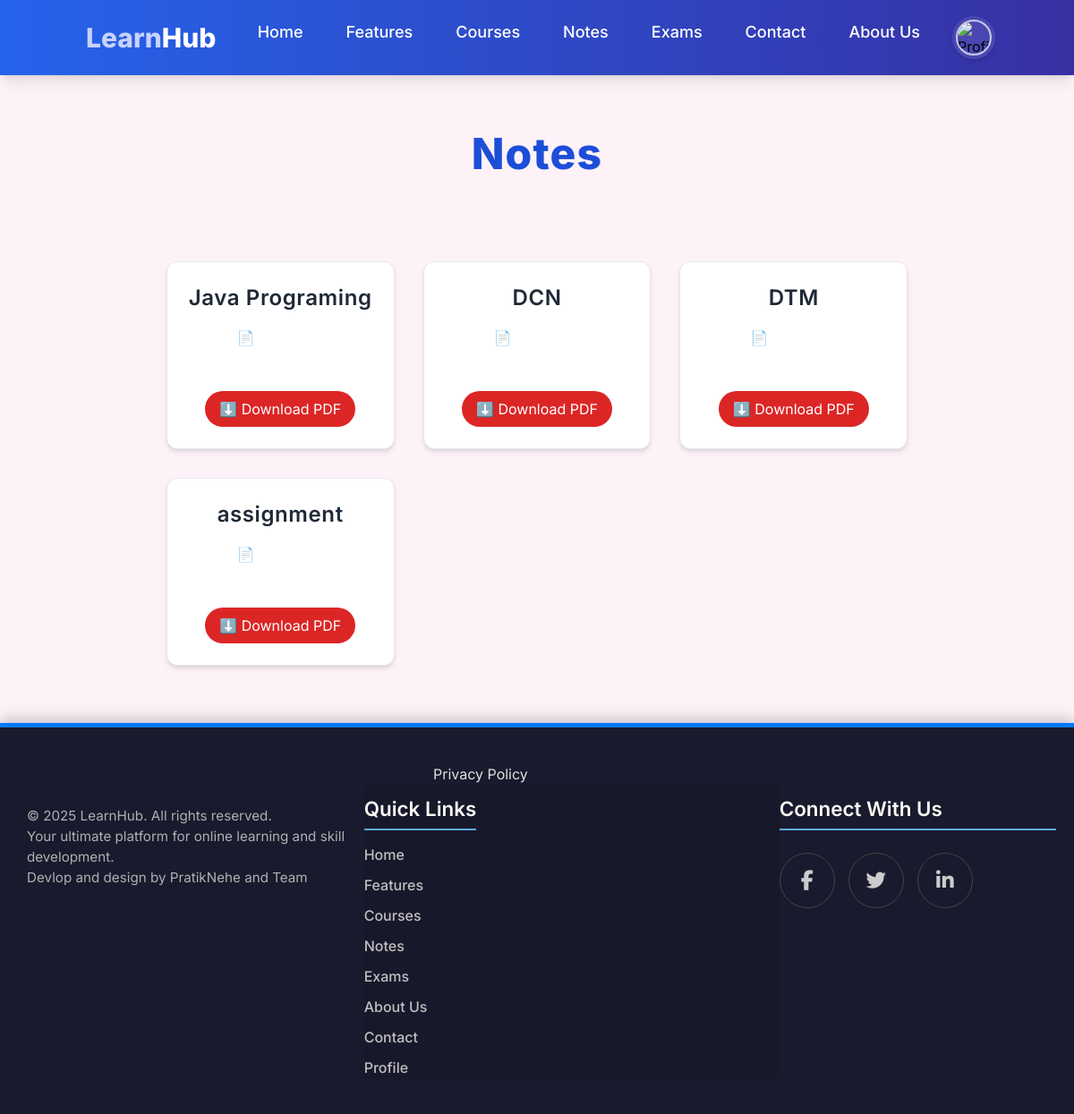
Screenshot of /notes/ (signed in) with the database file from the repository.
### learnapp/models.py (models this page shows, shortened)
class notes(models.Model):
    title=models.CharField(max_length=100)
    pdf_file = models.FileField(upload_to='pdfs/')  # 'pdfs/' is the folder inside MEDIA_ROOT where files are saved

### learnapp/views.py (the view)
# urls.py: path('notes/',views.note ,name='notes'),
@login_required(login_url='login')
def note(request):
    n=notes.objects.all()
    return render(request, 'notes.html' , context={'n':n})

### template/notes.html (shortened to what this page needs)
{% load static %}
<!DOCTYPE html>
<html lang="en">
<head>
    <link href="{% static 'css/video.css' %}" rel="stylesheet">
</head>
<body class="bg-pink-50 min-h-screen">
    {% include 'nav.html' %}
    <main class="max-w-7xl mx-auto px-6 py-16 space-y-24">
        <h1 class="text-5xl font-extrabold mb-12 text-center text-blue-700 tracking-wide">Notes</h1>
        <ul class="grid grid-cols-1 sm:grid-cols-2 md:grid-cols-3 gap-8">
            {% for note in n %}
            <li>
                <div class="bg-white border border-gray-200 rounded-xl shadow-md hover:shadow-2xl hover:scale-105 transform transition duration-300 ease-in-out p-6 flex flex-col items-center space-y-4">
                    <h3 class="text-2xl font-semibold text-center text-gray-800 tracking-wide">{{ note.title }}</h3>
                    <button> <a href="{{ note.pdf_file.url }}" target="_blank" ownload class="bg--600 text-white px-4 py-2 rounded-full hover:bg-blue-700 transition" >📄 View PDF</button>
                    <a href="{{ note.pdf_file.url }}" download class="bg-red-600 text-white px-4 py-2 rounded-full hover:bg-blue-700 transition">
        ⬇️ Download PDF
    </a>
                </div>
            </li>
            {% empty %}
            <li class="col-span-full text-center text-gray-500">No notes found.</li>
            {% endfor %}
        </ul>
    </main>
    {% include 'footer.html' %}
</body>
</html>

### static/css/video.css (style rules this page uses)
body { background-color: white; }

### static/css/nav.css (style rules this page uses)
body { margin: 0; font-family: 'Inter', sans-serif; }
a { text-decoration: none; color: white; }

### static/css/learnhub.css (style rules this page uses)
html { scroll-behavior: smooth; overflow-x: hidden; }
body { overflow-x: hidden; margin: 0; }
body { font-family: 'Inter', sans-serif; background-color: #1a59b8; }

### template/footer.html (style rules this page uses)
html, body { height: 100%; margin: 0; display: flex; flex-direction: column; }
main { flex: 1; }
a { all: unset; }

### rows the page displays
notes: title "Java Programing"
notes: title "DCN"
notes: title "DTM"
notes: title "assignment"
